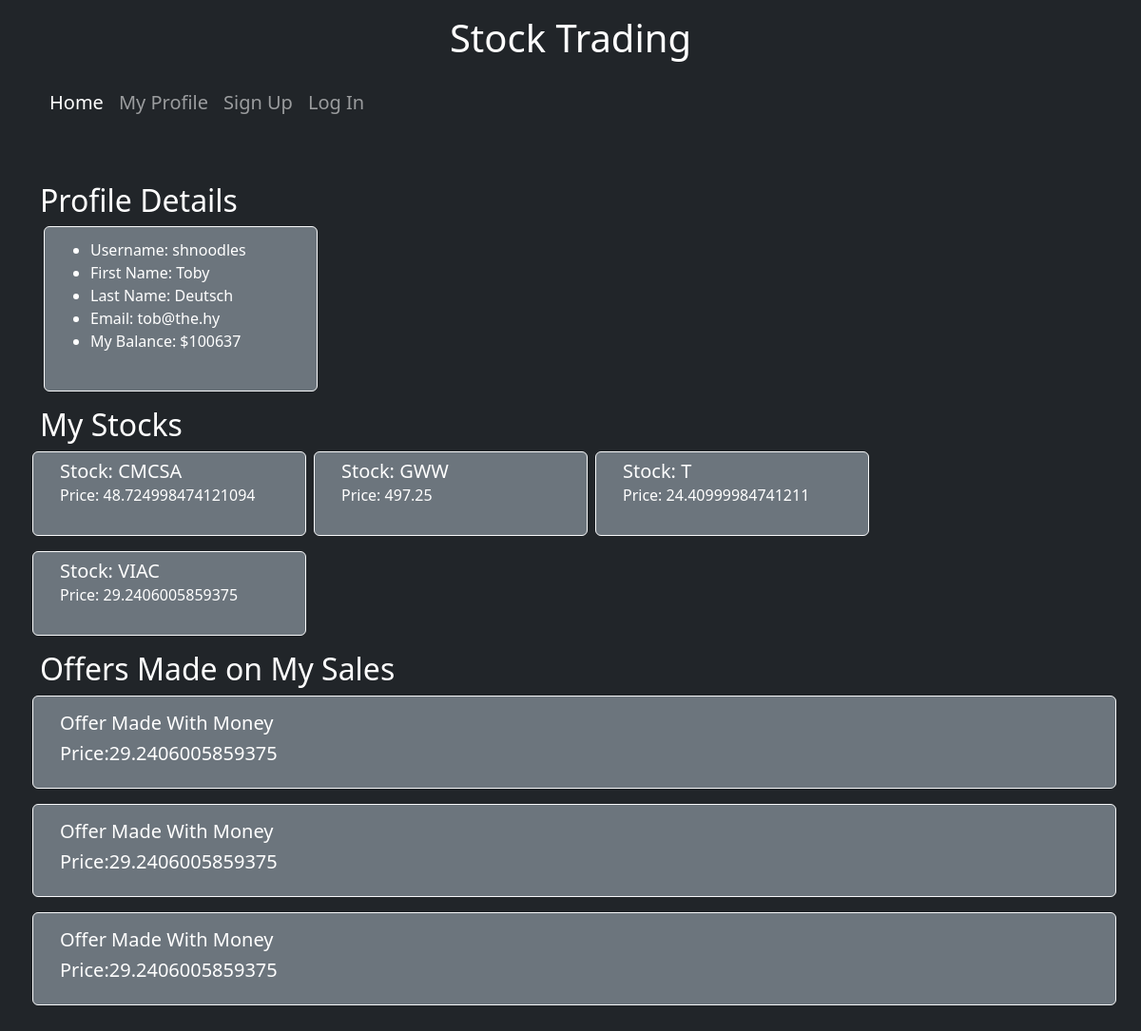
Screenshot of /profile/5/ with the database file from the repository.
### account/models.py (models this page shows, shortened)
class Profile(models.Model):
    user = models.OneToOneField(User, on_delete=models.CASCADE)
    portfolio = models.ManyToManyField('trade.Stock')
    money= models.IntegerField(default=0)
    completed_signup = models.BooleanField(default = False)
    def sales_with_offers(self):
        return self.sell_set.filter(is_completed=False)

### trade/models.py (models this page shows, shortened)
class Stock(models.Model):
    name = models.CharField(max_length=200)
    price = models.CharField(max_length=200)
    last_updated = models.DateTimeField(auto_now = True)

class Buy (models.Model):
    stock = models.ManyToManyField(Stock, null=True, blank=True)
    profile = models.ForeignKey('account.Profile', on_delete=models.CASCADE)
    time = models.DateTimeField(auto_now_add=True)
    sell = models.ForeignKey(Sell, on_delete=models.CASCADE)
    is_rejected = models.BooleanField(default=False)

class Sell (models.Model):
    stock = models.ForeignKey(Stock, on_delete=models.CASCADE)
    profile = models.ForeignKey('account.Profile', on_delete=models.CASCADE)
    time = models.DateTimeField(auto_now_add=True)
    is_completed = models.BooleanField(default=False)

### account/views.py (the view)
# urls.py: path('profile/<int:pk>/', ProfileDetailView.as_view(), name='profile'),
class ProfileDetailView(DetailView):
    model = Profile
    template_name = 'profiledetail.html'

### account/templates/profiledetail.html (shortened to what this page needs)
{% extends 'base.html' %}
{% load bootstrap5 %}
{% block content %}
<h2>Profile Details</h2>
<div class="card mx-1 card text-white bg-secondary mb-3 card border-light" style="width: 18rem;">
    <div class="card-body card-subtitle mb-2 text-white">
        <ul>
            <li> Username: {{profile.user.username}}
            </li>
            <li> First Name: {{profile.user.first_name}}
            </li>
            <li> Last Name: {{profile.user.last_name}}
            </li>
            <li> Email: {{profile.user.email}}
            </li>
            <li> My Balance: ${{profile.money}}
            </li>
        </ul>
    </div>
</div>
<h2>My Stocks</h2>
<div class="row">
    {% for stock in profile.portfolio.all%}
    <div class="card mx-1 card text-white bg-secondary mb-3 card border-light" style="width: 18rem;">
        <div class="card-body card-subtitle mb-2 text-white">
            <h5 class="card-title card-subtitle mb-2 text-white">Stock: {{stock.name}}</h5>
            <h6 class="card-subtitle mb-2 text-white">Price: {{stock.price}}</h6>
        </div>
    </div>
    {% endfor %}
</div>
<div class="row">
    <h2>Offers Made on My Sales</h2>
    {% for sale in profile.sales_with_offers %}
    {% for buy in sale.buy_set.all %}
    <div class="card mx-1 card text-white bg-secondary mb-3 card border-light">
        <div class="card-body">
            {% if not buy.stock.all.exists %}
            <h5 class="card-title">Offer Made With Money</h5>
            <h5 class="card-title">Price:{{ buy.sell.stock.price}}</h5>
            {% endif %}
        </div>
    </div>
    {% endfor %}
    {% endfor %}
</div>
{% endblock %}

### rows the page displays
Profile: user.username "shnoodles", user.first_name "Toby", user.last_name "Deutsch", user.email "tob@the.hy", money "100637"
Stock: name "CMCSA", price "48.724998474121094"
Stock: name "GWW", price "497.25"
Stock: name "T", price "24.40999984741211"
Stock: name "VIAC", price "29.2406005859375"
Buy: sell.stock.price "29.2406005859375"
Buy: sell.stock.price "29.2406005859375"
Buy: sell.stock.price "29.2406005859375"
